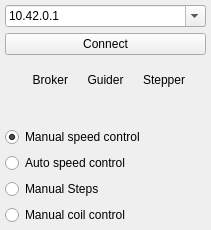
   <widget class="QWidget" name="verticalLayoutWidget">
    <property name="geometry">
     <rect>
      <x>0</x>
      <y>0</y>
      <width>211</width>
      <height>230</height>
     </rect>
    </property>
    <layout class="QVBoxLayout" name="verticalLayout">
     <property name="leftMargin">
      <number>5</number>
     </property>
     <property name="topMargin">
      <number>5</number>
     </property>
     <property name="rightMargin">
      <number>5</number>
     </property>
     <property name="bottomMargin">
      <number>5</number>
     </property>
     <item>
      <layout class="QVBoxLayout" name="verticalLayout_21">
       <item>
        <layout class="QVBoxLayout" name="verticalLayout_20">
         <item>
          <layout class="QVBoxLayout" name="verticalLayout_19">
           <item>
            <widget class="QComboBox" name="comboBox_address">
             <property name="editable">
              <bool>true</bool>
             </property>
             <item>
              <property name="text">
               <string>10.42.0.1</string>
              </property>
             </item>
             <item>
              <property name="text">
               <string>192.168.1.101</string>
              </property>
             </item>
            </widget>
           </item>
          </layout>
         </item>
         <item>
          <widget class="QPushButton" name="pushButton">
           <property name="text">
            <string>Connect</string>
           </property>
          </widget>
         </item>
         <item>
          <layout class="QHBoxLayout" name="horizontalLayout_17">
           <item>
            <widget class="QLabel" name="label_20">
             <property name="text">
              <string>Broker</string>
             </property>
             <property name="alignment">
              <set>Qt::AlignmentFlag::AlignRight|Qt::AlignmentFlag::AlignTrailing|Qt::AlignmentFlag::AlignVCenter</set>
             </property>
            </widget>
           </item>
           <item>
            <widget class="QLabel" name="label_19">
             <property name="text">
              <string>Guider</string>
             </property>
             <property name="alignment">
              <set>Qt::AlignmentFlag::AlignCenter</set>
             </property>
            </widget>
           </item>
           <item>
            <widget class="QLabel" name="label_21">
             <property name="text">
              <string>Stepper</string>
             </property>
             <property name="alignment">
              <set>Qt::AlignmentFlag::AlignLeading|Qt::AlignmentFlag::AlignLeft|Qt::AlignmentFlag::AlignVCenter</set>
             </property>
            </widget>
           </item>
          </layout>
         </item>
         <item>
          <layout class="QHBoxLayout" name="horizontalLayout_18">
           <item>
            <widget class="QLabel" name="label_broker_status">
             <property name="sizePolicy">
              <sizepolicy hsizetype="Fixed" vsizetype="Fixed">
               <horstretch>0</horstretch>
               <verstretch>0</verstretch>
              </sizepolicy>
             </property>
             <property name="maximumSize">
              <size>
               <width>16</width>
               <height>16</height>
              </size>
             </property>
             <property name="text">
              <string/>
             </property>
             <property name="pixmap">
              <pixmap>../stepper_controller_V2/GUI/StepperGUI/graphics/led_red.png</pixmap>
             </property>
             <property name="scaledContents">
              <bool>true</bool>
             </property>
             <property name="alignment">
              <set>Qt::AlignmentFlag::AlignCenter</set>
             </property>
            </widget>
           </item>
           <item>
            <widget class="QLabel" name="label_guider_status">
             <property name="sizePolicy">
              <sizepolicy hsizetype="Fixed" vsizetype="Fixed">
               <horstretch>0</horstretch>
               <verstretch>0</verstretch>
              </sizepolicy>
             </property>
             <property name="maximumSize">
              <size>
               <width>16</width>
               <height>16</height>
              </size>
             </property>
             <property name="text">
              <string/>
             </property>
             <property name="pixmap">
              <pixmap>../stepper_controller_V2/GUI/StepperGUI/graphics/led_red.png</pixmap>
             </property>
             <property name="scaledContents">
              <bool>true</bool>
             </property>
             <property name="alignment">
              <set>Qt::AlignmentFlag::AlignCenter</set>
             </property>
            </widget>
           </item>
           <item>
            <widget class="QLabel" name="label_stepper_status">
             <property name="sizePolicy">
              <sizepolicy hsizetype="Fixed" vsizetype="Fixed">
               <horstretch>0</horstretch>
               <verstretch>0</verstretch>
              </sizepolicy>
             </property>
             <property name="maximumSize">
              <size>
               <width>16</width>
               <height>16</height>
              </size>
             </property>
             <property name="text">
              <string/>
             </property>
             <property name="pixmap">
              <pixmap>../stepper_controller_V2/GUI/StepperGUI/graphics/led_red.png</pixmap>
             </property>
             <property name="scaledContents">
              <bool>true</bool>
             </property>
             <property name="alignment">
              <set>Qt::AlignmentFlag::AlignCenter</set>
             </property>
            </widget>
           </item>
          </layout>
         </item>
        </layout>
       </item>
       <item>
        <widget class="QRadioButton" name="radioButton_manual_speed">
         <property name="text">
          <string>Manual speed control</string>
         </property>
         <property name="checked">
          <bool>true</bool>
         </property>
        </widget>
       </item>
       <item>
        <widget class="QRadioButton" name="radioButton_auto_speed">
         <property name="text">
          <string>Auto speed control</string>
         </property>
        </widget>
       </item>
       <item>
        <widget class="QRadioButton" name="radioButton_manual_steps">
         <property name="text">
          <string>Manual Steps</string>
         </property>
        </widget>
       </item>
       <item>
        <widget class="QRadioButton" name="radioButton_manual_coil">
         <property name="text">
          <string>Manual coil control</string>
         </property>
        </widget>
       </item>
      </layout>
     </item>
    </layout>
   </widget>
